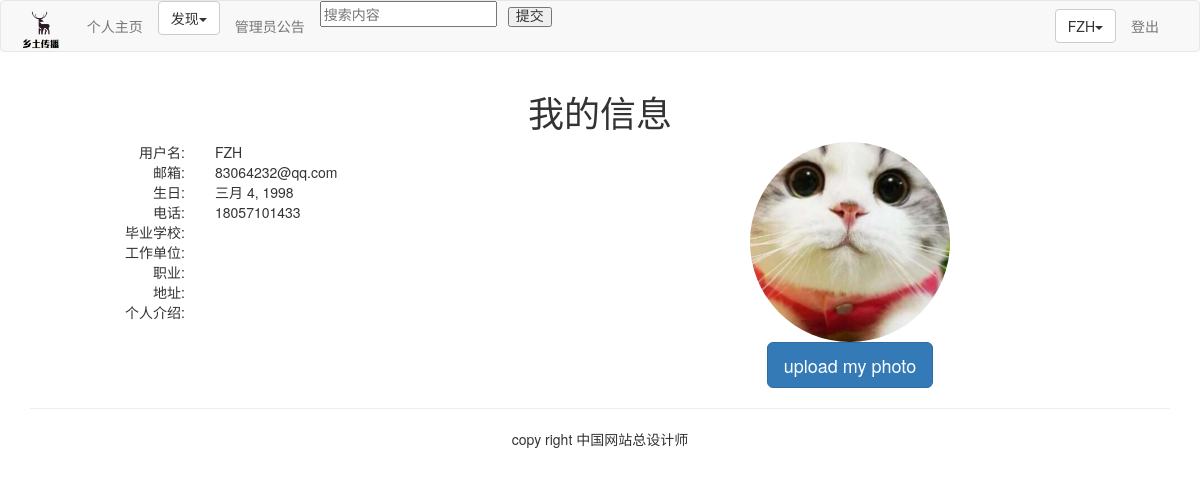
Page /account/my-information/ (signed in) on the committed database.
### account/models.py (models this page shows, shortened)
class UserProfile(models.Model):
    user = models.OneToOneField(User, unique=True, on_delete=models.CASCADE)
    birth = models.DateField(verbose_name='生日',blank=True, null=True)
    phone = models.CharField(verbose_name='电化号码',max_length=20, null=True)
    class Meta:
        db_table = "UserProfile"
        verbose_name_plural = u'用户描述'

class UserInfo(models.Model):
    user = models.OneToOneField(User, on_delete=models.CASCADE, unique=True)
    school = models.CharField(verbose_name='学校',max_length=100, blank=True)
    company = models.CharField(verbose_name='公司',max_length=100, blank=True)
    profession = models.CharField(verbose_name='职业',max_length=100, blank=True)
    address = models.CharField(verbose_name='地址',max_length=100, blank=True)
    aboutme = models.TextField(verbose_name='详细内容',blank=True)
    photo = models.ImageField(verbose_name='图片',blank=True,upload_to="profile/")
    class Meta:
        db_table='用户信息'

### account/views.py (the view)
# urls.py: path('my-information/', views.myself, name='my_information'),
@login_required(login_url='/account/login')
def myself(request):
    user = User.objects.get(username=request.user.username)
    userprofile = UserProfile.objects.get(user=user)
    userinfo = UserInfo.objects.get(user=user)
    return render(request, "account/myself.html", {"user": user, "userprofile": userprofile, "userinfo": userinfo})

### templates/account/myself.html (shortened to what this page needs)
{% extends "base.html" %}
{% block content %}
<div class="row text-center vertical-middle-sm">
    <h1>我的信息</h1>
    <div class="row">
        <div class="col-md-6">
            <div class="row">
                <div class="col-md-4 text-right"><span>用户名:</span></div>
                <div class="col-md-8 text-left">{{user.username}}</div>
            </div>
            <div class="row">
                <div class="col-md-4 text-right"><span>邮箱:</span></div>
                <div class="col-md-8 text-left">{{user.email}}</div>
            </div>
            <div class="row">
                <div class="col-md-4 text-right"><span>生日:</span></div>
                <div class="col-md-8 text-left">{{userprofile.birth}}</div>
            </div>
            <div class="row">
                <div class="col-md-4 text-right"><span>电话:</span></div>
                <div class="col-md-8 text-left">{{userprofile.phone}}</div>
            </div>
            <div class="row">
                <div class="col-md-4 text-right"><span>毕业学校:</span></div>
                <div class="col-md-8 text-left">{{userinfo.school}}</div>
            </div>
            <div class="row">
                <div class="col-md-4 text-right"><span>工作单位:</span></div>
                <div class="col-md-8 text-left">{{userinfo.company}}</div>
            </div>
            <div class="row">
                <div class="col-md-4 text-right"><span>职业:</span></div>
                <div class="col-md-8 text-left">{{userinfo.profession}}</div>
            </div>
            <div class="row">
                <div class="col-md-4 text-right"><span>地址:</span></div>
                <div class="col-md-8 text-left">{{userinfo.address}}</div>
            </div>
            <div class="row">
                <div class="col-md-4 text-right"><span>个人介绍:</span></div>
                <div class="col-md-8 text-left">{{userinfo.aboutme}}</div>
            </div>
        </div>
        <div class="col-md-6">
            {% load staticfiles %}
            <div style="margin-right:100px">
                {% if userinfo.photo %}
                <img src=" /media/profile/{{userinfo.photo }}" class="img-circle" id="my_photo" name="user_face" width = "200px">
                {% else %}
                <img name="user_face" src="{% static 'images/avatar.png' %}" class="img-circle" id="my_photo" width = "200px">
                {% endif %}
            </div>
            <div style="margin-right:100px">
                <button class="btn btn-primary btn-lg" id="upload_image" onclick="upload_image_layer()">upload my photo</button>
            </div>
        </div>
    </div>
</div>
{% endblock %}

### templates/header.html (shortened to what this page needs)
{% load staticfiles %}
    <nav class="navbar navbar-default" role="navigation">
        <div class="container-fluid">
        <div class="navbar-header">
            <a href="#"><img src="{% static '/images/logo.png' %}" height ="50px"></a>
        </div>
        <div>
            <ul class="nav navbar-nav" role="navigation">
                <li><a href="{% url 'home' %}">个人主页</a></li>
                <li>
                	<div class="dropdown">
                	<button class="btn btn-default dropdown-toggle" type="button" id='dropdownMenu' data-toggle='dropdown'>发现<span class='caret'></span></button>
	            	</div>
	        	</li>
	        	<li><a href="{% url 'blog:blog_list' %}">管理员公告</a></li>
	            <li>
       				<input  type="text" placeholder="搜索内容" / ><span class="glyphicon glyphicon-search"><button>提交</button></span>
				</li>
            </ul>
            <ul class="nav navbar-nav navbar-right" style="margin-right:10px">
                {% if user.is_authenticated %}
                <li>
                    <div class="dropdown" style="margin-top:8px">
                        <button class='btn btn-default dropdown-toggle' type='button' id='dropdownMenu' data-toggle='dropdown'>
                            {{ user.username }}<span class='caret'></span>
                        </button>
                    </div>
                </li>
                <li><a href="{% url 'account:user_logout' %}">登出</a></li>
                {% else %}
                <li><a href="{% url 'account:user_login' %}">登陆</a></li>
                <li><a href="{% url 'account:user_register' %}">注册</a></li>
                {% endif %}
            </ul>
        </div>
    </div>
    </nav>

### rows in the picture
UserProfile: birth "三月 4, 1998", phone "18057101433"
UserInfo: photo (picture)

### other values in the picture
{{ user.username }} "FZH"
{{ user.email }} "83064232@qq.com"
